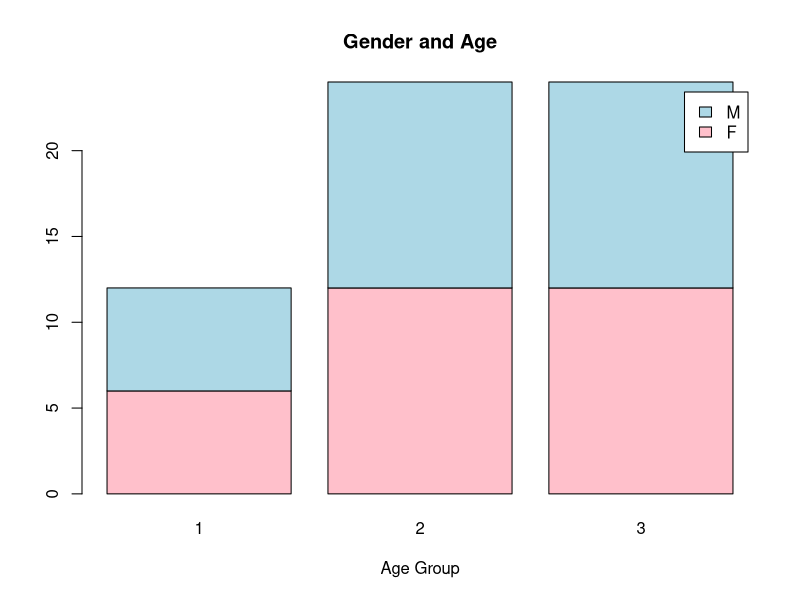
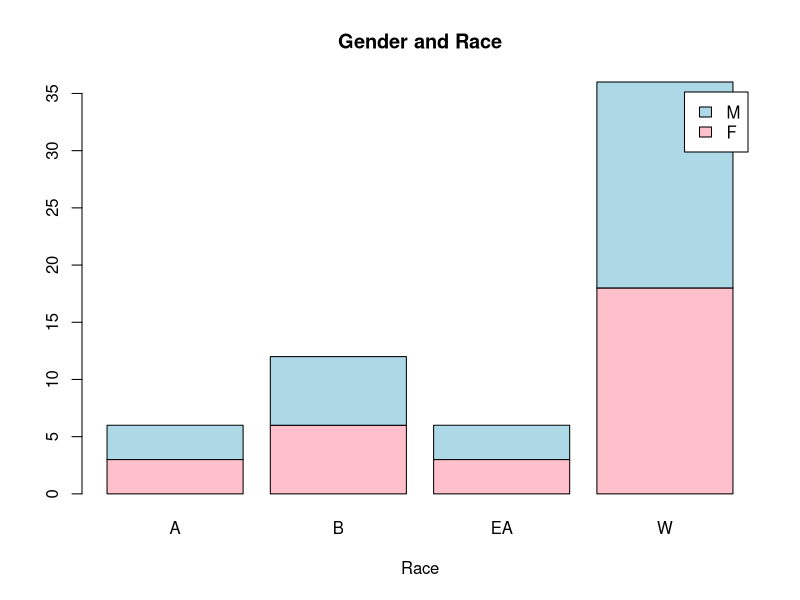
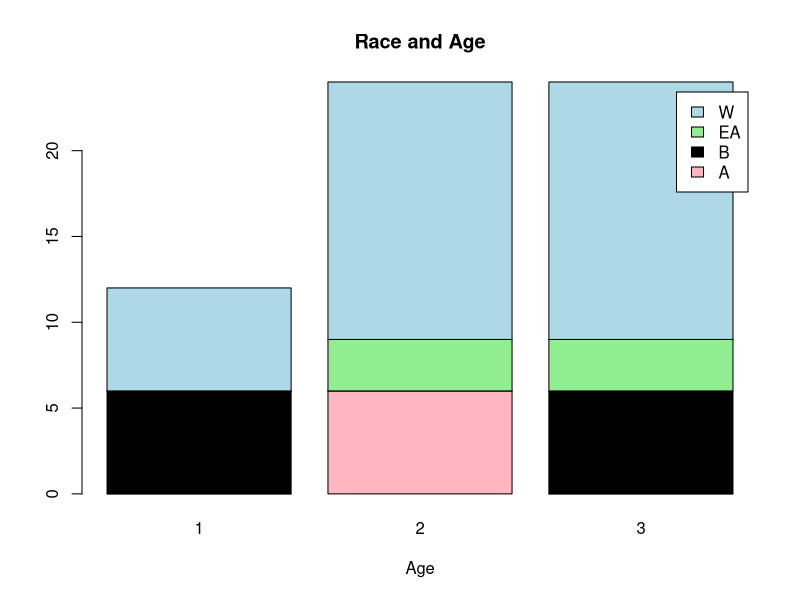

These charts were generated, in order, by the following R code:
#Branch Demographics for 20C
library(ggplot2)
library(tidyr)

##dat<- read.csv("BranchDemo.csv")
install.packages("xlsx")
library(readxl)
##BranchDemo <- read_excel("BranchDemo.xlsx")
## I also included the ability to like read the excel... but It's the exact same data as the csv
##View(BranchDemo) 
## Remove ## from 13 to see Raw Data if wanted

dat <- read.csv("BranchDemo20C.csv")

## dim(dat) tells you how many data points/ people are in this so far
dim(dat)

## class(dat$x) just tells you the type of data markings I used to store these; feel free to delete # to check
#class(dat$Gender)
#class(dat$Race)
#class(dat$Age)

dat$Race <- as.factor(dat$Race)
Race <- levels(dat$Race)
Race

# W=White, B=Black, L=Latino, EA= East Asian, A= Asian/ North African/ Middle Eastern
A<-length(dat$Race[dat$Race==Race[1]])
B<-length(dat$Race[dat$Race==Race[2]])
EA<-length(dat$Race[dat$Race==Race[3]])
W<-length(dat$Race[dat$Race==Race[4]])
# I deleted the Latino Cateogory because there are no Latinos in the data set

#How Many Members of Each Race?
Race.obs <- data.frame(Race=Race,n=c(A,B,EA,W))
Race.obs

library(tidyverse)
dat %>%
  group_by(Race) %>%summarise(n = n())
dat %>%
  group_by(Age) %>%summarise(n = n())
dat %>%
  group_by(Gender) %>%summarise(n = n())

# Categories We Actually Want to See (R,G,A)
dat %>% 
  count(Race,Gender,Age) %>%
  print() %>%
  count(Race,name = "n.Gender")

# Race and Age Data
dat %>% 
  count(Race,Age) %>%
  print() %>%
  count(Race,name = "n.Age")
legend= "top right"

# Stacked Bar Plot with Colors and Legend For Gender and Age
counts <- table(dat$Gender, dat$Age)
barplot(counts, main="Gender and Age",
        xlab="Age Group", col=c("Pink","LightBlue"),
        legend = rownames(counts))
legend= "top right"

# Stacked Bar Plot with Colors and Legend For Gender and Race
counts <- table(dat$Gender, dat$Race)
barplot(counts, main="Gender and Race",
        xlab="Race", col=c("Pink","LightBlue"),
        legend = rownames(counts))
legend= "top right"

# Stacked Bar Plot with Colors and Legend For Race and Age
counts <- table(dat$Race, dat$Age)
barplot(counts, main="Race and Age",
        xlab="Age", col=c("LightPink","Black","LightGreen","LightBlue","White"),
        legend = rownames(counts))

